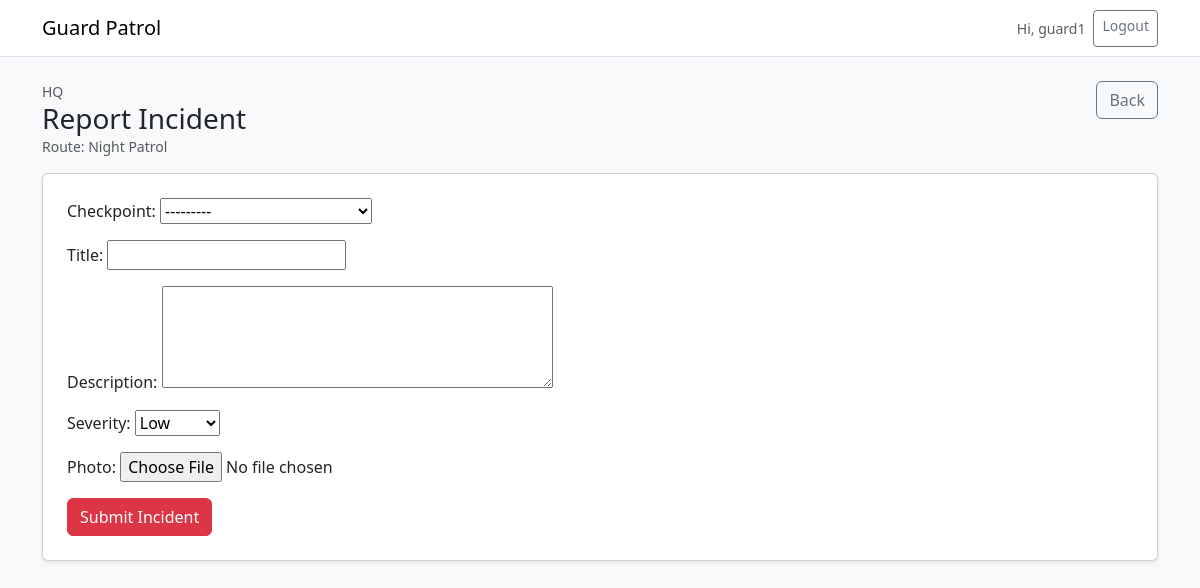
The page /guard/patrol/2/incident/new/ (signed in) on the database its author committed.
### accounts/models.py (models this page shows, shortened)
class User(AbstractUser):
    class Role(models.TextChoices):
        ADMIN = "ADMIN", "Admin"
        SUPERVISOR = "SUPERVISOR", "Supervisor"
        GUARD = "GUARD", "Guard"
    role = models.CharField(
        max_length=20,
        choices=Role.choices,
        default=Role.GUARD
    )
    def is_guard(self) -> bool:
        return self.role == self.Role.GUARD

### patrols/models.py (models this page shows, shortened)
class PatrolSession(models.Model):
    class Status(models.TextChoices):
        ACTIVE = "ACTIVE", "Active"
        COMPLETED = "COMPLETED", "Completed"
        FLAGGED = "FLAGGED", "Flagged"
    guard = models.ForeignKey(User, on_delete=models.CASCADE, related_name="patrol_sessions")
    route = models.ForeignKey(Route, on_delete=models.CASCADE, related_name="patrol_sessions")
    shift = models.ForeignKey(Shift, on_delete=models.SET_NULL, null=True, blank=True)
    started_at = models.DateTimeField(default=timezone.now)
    ended_at = models.DateTimeField(null=True, blank=True)
    status = models.CharField(max_length=20, choices=Status.choices, default=Status.ACTIVE)

class Route(models.Model):
    site = models.ForeignKey(Site, on_delete=models.CASCADE, related_name="routes")
    name = models.CharField(max_length=120)
    expected_duration_minutes = models.PositiveIntegerField(default=60)
    is_active = models.BooleanField(default=True)

class Site(models.Model):
    name = models.CharField(max_length=120)
    address = models.CharField(max_length=255, blank=True)
    is_active = models.BooleanField(default=True)

### incidents/views.py (the view, shortened to what this page needs)
# urls.py: path("guard/patrol/<int:session_id>/incident/new/", views.create_incident, name="create_incident"),
@login_required
@guard_required
def create_incident(request, session_id):
    session = get_object_or_404(PatrolSession, id=session_id, guard=request.user)
    form = IncidentReportForm(request.POST or None, request.FILES or None)
    form.fields["checkpoint"].queryset = session.route.checkpoints.all()
    return render(request, "incidents/create.html", {"form": form, "session": session})

### incidents/forms.py
class IncidentReportForm(forms.ModelForm):
    class Meta:
        model = IncidentReport
        fields = ["checkpoint", "title", "description", "severity", "photo"]
        widgets = {
            "description": forms.Textarea(attrs={"rows": 4}),
        }

### patrols/models.py (called while the page is built)
    def __str__(self):
        return f"{self.route.name} • {self.name}"

### templates/incidents/create.html (shortened to what this page needs)
{% extends "base.html" %}
{% block content %}
<div class="d-flex justify-content-between align-items-start mb-3">
  <div>
    <div class="small text-muted">{{ session.route.site.name }}</div>
    <h3 class="mb-0">Report Incident</h3>
    <div class="text-muted small">Route: {{ session.route.name }}</div>
  </div>
  <a class="btn btn-outline-secondary" href="{% url 'patrol_checkin' session.id %}">Back</a>
</div>
<div class="card shadow-sm">
  <div class="card-body p-4">
    <form method="post" enctype="multipart/form-data">
      {{ form.as_p }}
      <button class="btn btn-danger">Submit Incident</button>
    </form>
  </div>
</div>
{% endblock %}

### templates/base.html (shortened to what this page needs)
<!DOCTYPE html>
<html>
<head>
  <link href="https://cdn.jsdelivr.net/npm/bootstrap@5.3.3/dist/css/bootstrap.min.css" rel="stylesheet">
</head>
<body class="bg-light">
<nav class="navbar navbar-expand-lg bg-white border-bottom">
  <div class="container">
    <a class="navbar-brand" href="/">Guard Patrol</a>
    <div class="ms-auto d-flex gap-2">
      {% if user.is_authenticated %}
        <span class="navbar-text small">Hi, {{ user.username }}</span>
        <a class="btn btn-outline-secondary btn-sm" href="{% url 'logout' %}">Logout</a>
      {% else %}
        <a class="btn btn-primary btn-sm" href="{% url 'login' %}">Login</a>
      {% endif %}
    </div>
  </div>
</nav>
<div class="container py-4">
  {% block content %}{% endblock %}
</div>
</body>
</html>

### rows shown on the page
User: username "guard1"
PatrolSession: route.site.name "HQ", route.name "Night Patrol"
